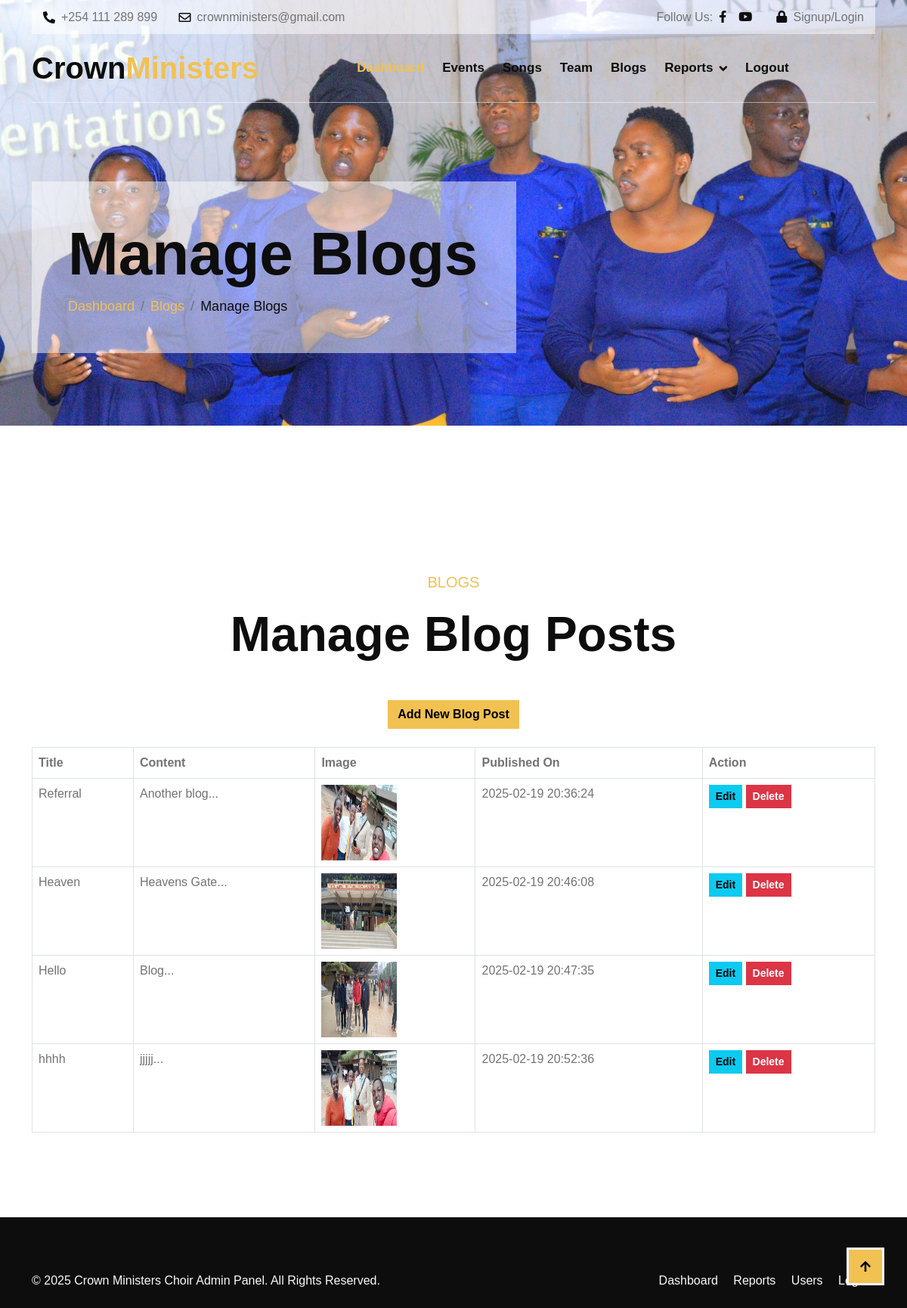
Screenshot of /blog.php (signed in) with the database file from the repository.
### tables this page shows
CREATE TABLE `blogs` (
  `id` int(11) NOT NULL,
  `title` varchar(255) NOT NULL,
  `content` text NOT NULL,
  `image` varchar(255) DEFAULT NULL,
  `status` enum('active','inactive') DEFAULT 'active',
  `created_at` timestamp NOT NULL DEFAULT current_timestamp(),
  `published_on` datetime DEFAULT current_timestamp()
);

### blog.php (the view, shortened to what this page needs)
<?php
include('includes/db_connect.php');
$sql = "SELECT * FROM blogs";
$stmt = $pdo->prepare($sql);
$stmt->execute();
$blogs = $stmt->fetchAll();
include 'includes/header2.php';
?>
<div class="container-fluid hero-header">
    <div class="container">
        <div class="row">
            <div class="col-lg-7">
                <div class="hero-header-inner animated zoomIn">
                    <h1 class="display-1 text-dark">Manage Blogs</h1>
                    <ol class="breadcrumb mb-0">
                        <li class="breadcrumb-item"><a href="dashboard.php">Dashboard</a></li>
                        <li class="breadcrumb-item"><a href="blog.php">Blogs</a></li>
                        <li class="breadcrumb-item text-dark" aria-current="page">Manage Blogs</li>
                    </ol>
                </div>
            </div>
        </div>
    </div>
</div>
<div class="container-fluid activities py-5">
    <div class="container py-5">
        <div class="mx-auto text-center mb-5 wow fadeIn" data-wow-delay="0.1s" style="max-width: 700px;">
            <p class="fs-5 text-uppercase text-primary">Blogs</p>
            <h1 class="display-3">Manage Blog Posts</h1>
        </div>
        <div class="mb-4 text-center">
            <a href="add_blog.php" class="btn btn-primary">Add New Blog Post</a>
        </div>
        <div class="table-responsive">
            <table class="table table-bordered">
                <thead>
                    <tr>
                        <th>Title</th>
                        <th>Content</th>
                        <th>Image</th>
                        <th>Published On</th>
                        <th>Action</th>
                    </tr>
                </thead>
                <tbody>
                    <?php foreach ($blogs as $blog): ?>
                        <tr>
                            <td><?= htmlspecialchars($blog['title']) ?></td>
                            <td><?= nl2br(htmlspecialchars(substr($blog['content'], 0, 100))) ?>...</td>
                            <td>
                                <?php if ($blog['image']): ?>
                                    <img src="uploads/<?= htmlspecialchars($blog['image']) ?>" alt="Blog Image" width="100" height="100">
                                <?php else: ?>
                                    No Image
                                <?php endif; ?>
                            </td>
                            <td><?= htmlspecialchars($blog['published_on']) ?></td>
                            <td>
                                <a href="edit_blog.php?id=<?= $blog['id'] ?>" class="btn btn-info btn-sm">Edit</a>
                                <a href="delete_blog.php?id=<?= $blog['id'] ?>" class="btn btn-danger btn-sm" onclick="return confirm('Are you sure you want to delete this blog post?')">Delete</a>
                            </td>
                        </tr>
                    <?php endforeach; ?>
                </tbody>
            </table>
        </div>
    </div>
</div>
<?php include 'includes/footer2.php'; ?>

### css/style.css (style rules this page uses)
.wow, .animated { animation-duration: 2s !important; }
h1, h2, h3, .h1, .h2, .h3 { font-weight: 700 !important; font-family: 'Open', sans-serif !important; }
.btn { font-weight: 600; transition: .5s; }
.hero-header { margin-bottom: 6rem; padding-top: 15rem; padding-bottom: 6rem; background: url("../img/choir8.jpg"), center center no-repeat; background-size: cover; }
.hero-header .hero-header-inner { padding: 3rem; background: rgba(255, 255, 255, .5); }
.hero-header .breadcrumb-item { font-size: 18px; }

### rows the page displays
blogs: title "Referral", content "Another blog", image (picture), published_on "2025-02-19 20:36:24"
blogs: title "Heaven", content "Heavens Gate", image (picture), published_on "2025-02-19 20:46:08"
blogs: title "Hello", content "Blog", image (picture), published_on "2025-02-19 20:47:35"
blogs: title "hhhh", content "jjjjj", image (picture), published_on "2025-02-19 20:52:36"
